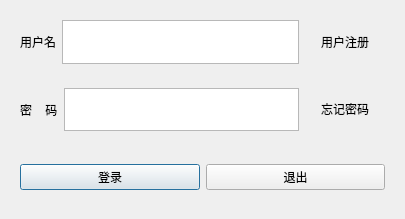
<?xml version="1.0" encoding="UTF-8"?>
<ui version="4.0">
 <class>LogIn</class>
 <widget class="QWidget" name="LogIn">
  <property name="geometry">
   <rect>
    <x>0</x>
    <y>0</y>
    <width>405</width>
    <height>219</height>
   </rect>
  </property>
  <property name="minimumSize">
   <size>
    <width>405</width>
    <height>219</height>
   </size>
  </property>
  <property name="maximumSize">
   <size>
    <width>405</width>
    <height>219</height>
   </size>
  </property>
  <property name="windowTitle">
   <string>Log in</string>
  </property>
  <layout class="QVBoxLayout" name="verticalLayout">
   <item>
    <widget class="QFrame" name="frame">
     <property name="frameShape">
      <enum>QFrame::NoFrame</enum>
     </property>
     <property name="frameShadow">
      <enum>QFrame::Raised</enum>
     </property>
     <layout class="QHBoxLayout" name="horizontalLayout">
      <item>
       <widget class="QLabel" name="label">
        <property name="text">
         <string>用户名</string>
        </property>
       </widget>
      </item>
      <item>
       <widget class="QTextEdit" name="userName">
        <property name="sizePolicy">
         <sizepolicy hsizetype="Expanding" vsizetype="Ignored">
          <horstretch>0</horstretch>
          <verstretch>0</verstretch>
         </sizepolicy>
        </property>
       </widget>
      </item>
      <item>
       <widget class="QPushButton" name="userRegister">
        <property name="text">
         <string>用户注册</string>
        </property>
        <property name="checkable">
         <bool>false</bool>
        </property>
        <property name="autoRepeat">
         <bool>false</bool>
        </property>
        <property name="default">
         <bool>false</bool>
        </property>
        <property name="flat">
         <bool>true</bool>
        </property>
       </widget>
      </item>
     </layout>
    </widget>
   </item>
   <item>
    <widget class="QFrame" name="frame_2">
     <property name="frameShape">
      <enum>QFrame::NoFrame</enum>
     </property>
     <property name="frameShadow">
      <enum>QFrame::Raised</enum>
     </property>
     <layout class="QHBoxLayout" name="horizontalLayout_2">
      <item>
       <widget class="QLabel" name="label_2">
        <property name="text">
         <string>密    码</string>
        </property>
       </widget>
      </item>
      <item>
       <widget class="QTextEdit" name="userPassword">
        <property name="sizePolicy">
         <sizepolicy hsizetype="Expanding" vsizetype="Ignored">
          <horstretch>0</horstretch>
          <verstretch>0</verstretch>
         </sizepolicy>
        </property>
        <property name="html">
         <string>&lt;!DOCTYPE HTML PUBLIC &quot;-//W3C//DTD HTML 4.0//EN&quot; &quot;http://www.w3.org/TR/REC-html40/strict.dtd&quot;&gt;
&lt;html&gt;&lt;head&gt;&lt;meta name=&quot;qrichtext&quot; content=&quot;1&quot; /&gt;&lt;style type=&quot;text/css&quot;&gt;
p, li { white-space: pre-wrap; }
&lt;/style&gt;&lt;/head&gt;&lt;body style=&quot; font-family:'.AppleSystemUIFont'; font-size:13pt; font-weight:400; font-style:normal;&quot;&gt;
&lt;p style=&quot;-qt-paragraph-type:empty; margin-top:0px; margin-bottom:0px; margin-left:0px; margin-right:0px; -qt-block-indent:0; text-indent:0px; font-family:'.AppleSystemUIFont';&quot;&gt;&lt;br /&gt;&lt;/p&gt;&lt;/body&gt;&lt;/html&gt;</string>
        </property>
        <property name="overwriteMode">
         <bool>false</bool>
        </property>
        <property name="textInteractionFlags">
         <set>Qt::LinksAccessibleByKeyboard|Qt::LinksAccessibleByMouse|Qt::TextBrowserInteraction|Qt::TextSelectableByKeyboard|Qt::TextSelectableByMouse</set>
        </property>
       </widget>
      </item>
      <item>
       <widget class="QPushButton" name="forgotPassword">
        <property name="text">
         <string>忘记密码</string>
        </property>
        <property name="flat">
         <bool>true</bool>
        </property>
       </widget>
      </item>
     </layout>
    </widget>
   </item>
   <item>
    <widget class="QFrame" name="frame_3">
     <property name="frameShape">
      <enum>QFrame::NoFrame</enum>
     </property>
     <property name="frameShadow">
      <enum>QFrame::Raised</enum>
     </property>
     <layout class="QHBoxLayout" name="horizontalLayout_3">
      <item>
       <widget class="QPushButton" name="logIn">
        <property name="text">
         <string>登录</string>
        </property>
        <property name="autoDefault">
         <bool>false</bool>
        </property>
        <property name="default">
         <bool>true</bool>
        </property>
        <property name="flat">
         <bool>false</bool>
        </property>
       </widget>
      </item>
      <item>
       <widget class="QPushButton" name="userQuit">
        <property name="text">
         <string>退出</string>
        </property>
       </widget>
      </item>
     </layout>
    </widget>
   </item>
  </layout>
 </widget>
 <resources/>
 <connections/>
</ui>
